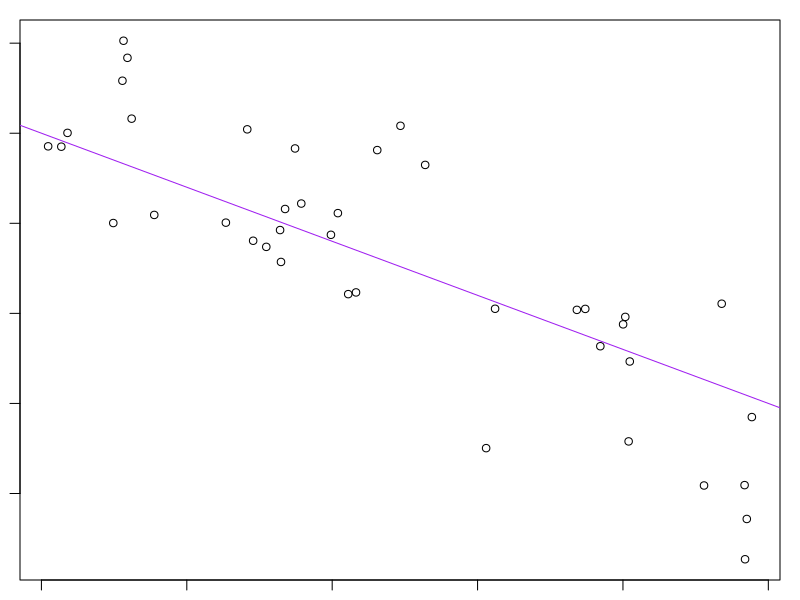

Write R code to recreate this figure.
a <- 2
b <- -3
sig_sq <- 0.5
x <- runif(40)
y <- a + b * x + rnorm(40, sd = sqrt(sig_sq))
(avg_x <- mean(x))
write(avg_x, "avg_x.txt")
# set margins to print without error
# Error in plot.new() : figure margins too large
par(mar=c(1,1,1,1))
plot(x,y)
abline(a, b, col = "purple")
dev.print(pdf, "toy_line_plot.pdf")